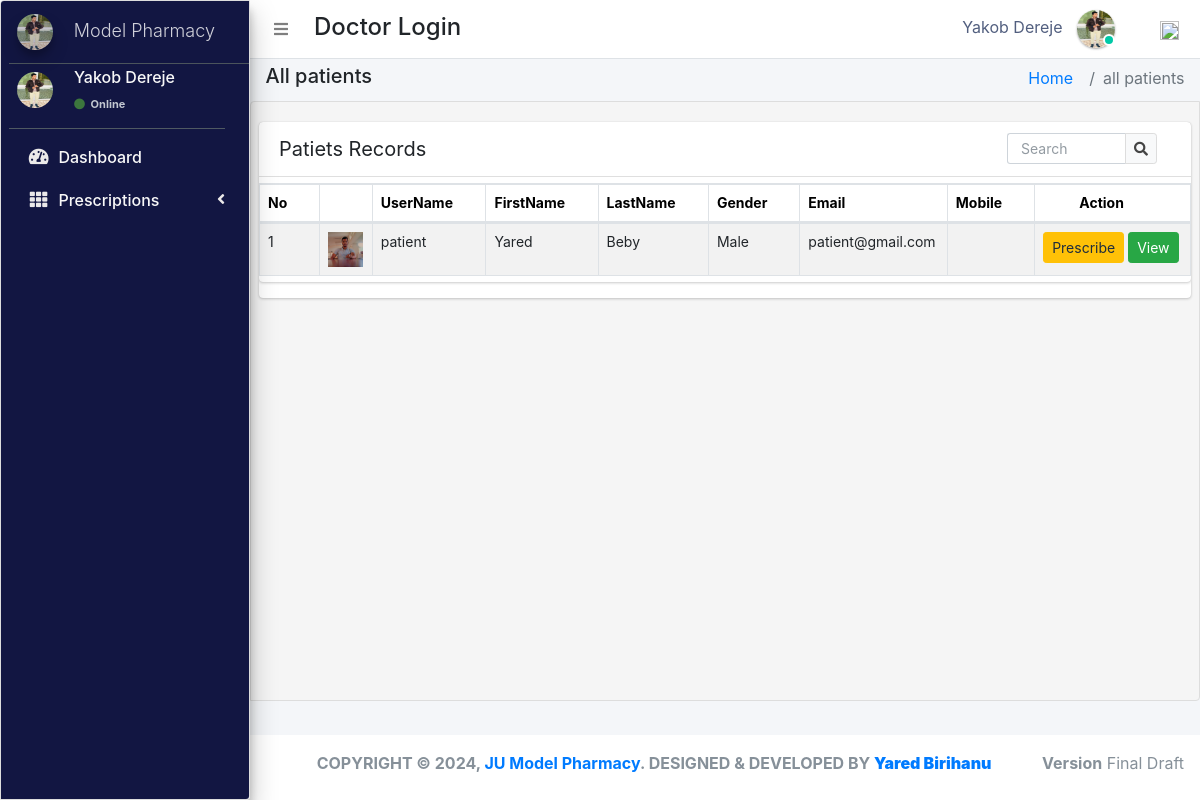
Screenshot of /manage_patients/ (signed in) with the database file from the repository.
### pharmacy/models.py (models this page shows, shortened)
class CustomUser(AbstractUser):
    user_type_data = ((1, "AdminHOD"), (2, "Pharmacist"), (3, "Doctor"), (4, "PharmacyClerk"),(5, "Patients"))
    user_type = models.CharField(default=1, choices=user_type_data, max_length=10)

class Doctor(models.Model):
    gender_category=(
        ('Male','Male'),
        ('Female','Female'),
    )
    admin = models.OneToOneField(CustomUser,null=True, on_delete = models.CASCADE)
    emp_no=models.CharField(max_length=100,null=True,blank=True)
    first_name=models.CharField(max_length=100,null=True, blank=True)
    last_name=models.CharField(max_length=100,null=True, blank=True)
    age = models.IntegerField(default=0, blank=True, null=True)
    gender=models.CharField(max_length=100,null=True,choices=gender_category)
    mobile=models.CharField(max_length=10,null=True,blank=True)
    address=models.CharField(max_length=300,null=True,blank=True)
    profile_pic=models.ImageField(default="doctor.png",null=True,blank=True)
    created_at = models.DateTimeField(auto_now_add=True)
    updated_at = models.DateTimeField(auto_now=True)
    objects = models.Manager()

class Patients(models.Model):
    gender_category=(
        ('Male','Male'),
        ('Female','Female'),
    )
    admin = models.OneToOneField(CustomUser,null=True, on_delete = models.CASCADE)
    reg_no=models.CharField(max_length=30,null=True,blank=True,unique=True)
    gender=models.CharField(max_length=7,null=True,blank=True,choices=gender_category)
    first_name=models.CharField(max_length=20,null=True,blank=True)
    last_name=models.CharField(max_length=20,null=True,blank=True)
    dob=models.DateTimeField(auto_now_add= False, auto_now=False,null=True,blank=True)
    phone_number=models.CharField(max_length=10,null=True,blank=True)
    profile_pic=models.ImageField(default="patient.jpg",null=True,blank=True)
    age = models.IntegerField(default=0, blank=True, null=True)
    address=models.CharField(max_length=300,null=True,blank=True)
    date_admitted=models.DateTimeField(auto_now_add=True, auto_now=False)
    last_updated = models.DateTimeField(auto_now_add=False, auto_now=True)

### pharmacy/DoctorViews.py (the view)
# urls.py: path('manage_patients/',DoctorViews.managePatients,name='manage_patient_doctor'),
def managePatients(request):
    patients=Patients.objects.all()
    context={
        "patients":patients,
    }
    return render(request,'doctor_templates/manage_patients.html',context)

### pharmacy/templates/doctor_templates/manage_patients.html (shortened to what this page needs)
{% extends 'doctor_templates/base_template.html'%} {% block page_title %}
<h5>All patients</h5>
{% endblock page_title %} {% block link %}
<li class="breadcrumb-item active">all patients </li>
{% endblock link %} {% block main_content %}
<section class="content">
    <div class="row">
        <div class="col-md-12">
            <div class="card card-primry  sc">
                <div class="card card-primar sc">
                    <div class="card-header">
                        <span>Patiets Records</span>
                        <div class="card-tools d-flex">
                            <form role="form" method="POST" action="" enctype="multipart/form-data" class="mr-4 mt-1">
                                <div class="input-group input-group-sm" style="width: 150px;">
                                    <input type="text" name="search" class="form-control float-right" placeholder="Search">
                                    <div class="input-group-append">
                                        <button type="submit" class="btn btn-default"><i class="fas fa-search"></i></button>
                                    </div>
                                </div>
                            </form>
                        </div>
                    </div>
                    <table class="table table-bordered table-hover dataTable">
                        <thead>
                            <tr>
                                <th>No</th>
                                <th></th>
                                <th>UserName</th>
                                <th>FirstName</th>
                                <th>LastName</th>
                                <th>Gender</th>
                                <th>Email</th>
                                <th>Mobile</th>
                                <th class="text-center">Action</th>
                            </tr>
                        </thead>
                        <tbody>
                            {% for patient in patients %}
                            <tr class="hov">
                                <td>{{forloop.counter}}</td>
                                <td> <img src="{{patient.profile_pic.url}}" class="" width="35" height="35" alt=""></td>
                                <td>{{patient.admin.username}}</td>
                                <td>{{patient.first_name}}</td>
                                <td>{{patient.last_name}}</td>
                                <td>{{patient.gender}}</td>
                                <td>{{patient.admin.email}}</td>
                                <td>{{patient.mobile}}</td>
                                <td><a href="{% url 'doctor_prescribe2' patient.id %}" class="btn btn-sm btn-warning">Prescribe</a>
                                    <a href="{% url 'patient_record_doctor' patient.id %}" class="btn btn-sm btn-success">View</a></td>
                            </tr>
                            {% endfor %}
                        </tbody>
                    </table>
                </div>
            </div>
        </div>
</section>
{% endblock %}

### pharmacy/templates/doctor_templates/base_template.html (shortened to what this page needs)
{% extends 'base_file.html' %} {% block htm %}
<body class="hold-transition sidebar-mini layout-fixed">
    <div class="wrapper">
        <nav class="main-header navbar navbar-expand navbar-white navbar-light">
            <ul class="navbar-nav">
                <li class="nav-item">
                    <a class="nav-link" data-widget="pushmenu" href="#" role="button"><i class="fas fa-bars"></i></a>
                </li>
            </ul>
            <h4 style="margin-left: 10px; margin-top: 5px;">Doctor Login </h4>
            <ul class="navbar-nav ml-auto">
                <li class="mx-3">
                    <a href="#" class="sm-submenu-with-image a">
                        <span>{{user.first_name}}  {{user.last_name}}</span>
                        <img src="{{request.user.doctor.profile_pic.url}}" class="img-circle elevation-1" width="38" height="38" alt="">
                        <span class="avatar-status avatar-sm-status avatar-status-success"></span>
                    </a>
                </li>
                <li class="nav-item dropdown ml-3 low">
                    <a href="#" class="btn btn-outlined btn-black text-muted bg-transparent " data-toggle="dropdown" aria-expanded="false" data-wow-delay="0.7s"><img src="https://img.icons8.com/ios/50/000000/settings.png" width="19" height="19">
                    </a>
                </li>
            </ul>
        </nav>
        {% include 'doctor_templates/sidebar.html'%}
        <div class="content-wrapper">
            <div class="content-header">
                <div class="container-fluid">
                    <div class="row ">
                        <div class="col-sm-6">
                            <h1 class="m-0 text-dark">
                                {% block page_title %} {% endblock page_title %}
                            </h1>
                        </div>
                        <div class="col-sm-6">
                            <ol class="breadcrumb float-sm-right">
                                <li class="breadcrumb-item"><a href="{% url 'doctor_home' %}">Home</a></li>
                                {% block link %} {% endblock link %}
                            </ol>
                        </div>
                    </div>
                </div>
            </div>
            {% block main_content %} {% endblock main_content %}
        </div>
        {% include 'hod_templates/footer.html'%}
    </div>
    {% endblock htm %}

### pharmacy/templates/doctor_templates/sidebar.html (shortened to what this page needs)
<aside class="main-sidebar sidebar-dark-primary elevation-4">
    <a href="" class="brand-link ml-2">
        <img src="{{request.user.doctor.profile_pic.url}}" alt="" width="36" height="36" class=" img-circle elevation-3" style="opacity: .8">
        <span class="brand-text font-weight-light mt-1 ml-3 mmust">Model Pharmacy</span>
    </a>
    <div class="sidebar">
        <div class="user-panel mr-3">
            <div class="pull-left image ml-2">
                <img src="{{request.user.doctor.profile_pic.url}}" width="36" height="36" class="img-circle mt-2" alt="User Image">
            </div>
            <div class="pull-left info">
                <p>{{user.first_name}} {{user.last_name}}</p>
                <a href="#"><i class="fa fa-circle text-success "></i> Online</a>
            </div>
        </div>
        <nav class="mt-2">
            <ul class="nav nav-pills nav-sidebar flex-column" data-widget="treeview" role="menu" data-accordion="false">
                <li class="nav-item">
                    <a href="{% url  'doctor_home' %}" class="nav-link">
                        <i class="nav-icon fas fa-tachometer-alt"></i>
                        <p>
                            Dashboard
                        </p>
                    </a>
                </li>
                <li class="nav-item">
                    <a href="#" class="nav-link">
                        <i class="nav-icon fas fa-th"></i>
                        <p>
                            Prescriptions
                            <i class="right fas fa-angle-left"></i>
                        </p>
                    </a>
                </li>
            </ul>
        </nav>
    </div>
</aside>

### static/css/main.css (style rules this page uses)
html { font-family: sans-serif; line-height: 1.15; -webkit-text-size-adjust: 100%; -webkit-tap-highlight-color: transparent; }
body { overflow-y: hidden; overflow-x: hidden; font-family: -apple-system, BlinkMacSystemFont, "Segoe UI", Roboto, "Helvetica Neue", Arial, "Noto Sans", sans-serif, "Apple Color Emoji", "Segoe UI Emoji", "Segoe UI Symbol", "Noto Color Emoji" !important; }
th { color: rgb(0, 0, 0); font-size: 14px !important; }
.content { background-color: #f5f5f5; border: 1px solid #dddddd; border-radius: 4px 0px 4px 0px; left: -1px; padding: 10px 7px 5px; }
.main-sidebar { background: #ffffff; border: 1px solid #dddddd; border-radius: 4px 0px 4px 0px; font-weight: bold; }
.content { height: 75vh; overflow-y: scroll; overflow-x: hidden; }
.sc { white-space: nowrap; display: block; overflow-x: hidden !important; }
.content .row { margin-top: 20px !important; }
.main-sidebar { background-color: #121642 !important; color: white !important; }
.main-sidebar p { color: #f8f8f8 !important; font-weight: 500 !important }
.main-sidebar i { color: rgb(235, 233, 233) !important; }
td { font-size: 14px !important; }
.hov { transition: transform .5s; }
.avatar-status { position: absolute; bottom: 12px; right: 75.4px; display: -ms-inline-flexbox; display: inline-flex; -ms-flex-negative: 0; flex-shrink: 0; -ms-flex-pack: center; justify-content: center; -ms-flex-align: center; align-items: center; white-space: nowrap; text-align: center; vertical-align: baseline; font-weight: 600; border: .125rem solid #fff; width: 12px; height: 12px; line-height: 1; font-size: .71094rem; border-radius: 50%; }
.avatar-status-success { color: #fff; background-color: #00c9a7; }
.card-header span { font-size: 20px !important; }
.table>tbody>tr>td, .table>tbody>tr>th, .table>tfoot>tr>td, .table>tfoot>tr>th, .table>thead>tr>td, .table>thead>tr>th { padding: 8px; line-height: 1.42857143; vertical-align: top; }
.pull-left { float: left; }
.pull-left { float: left!important; }
.user-panel>.info { padding: 5px 5px 5px 15px; line-height: 1; position: absolute; left: 55px; }
.user-panel>.info>p { font-weight: 600; margin-bottom: 9px; }
p { margin: 0 0 10px; }
.user-panel { padding-bottom: 20px; }
.user-panel:after { clear: both; }
.user-panel:before, .user-panel:after { content: " "; display: table; }
.user-panel>.info>a>.fa, .user-panel>.info>a>.ion, .user-panel>.info>a>.glyphicon { margin-right: 3px; }
.fa-circle { color: #3c763d !important; }
.user-panel i { color: #3c763d !important; }
.user-panel>.info>a { text-decoration: none; padding-right: 5px; margin-top: 3px; font-size: 11px; overflow: hidden; white-space: nowrap; }
.mmust { overflow: hidden; white-space: nowrap; font-size: 18px; }
.table { background: white !important; }
.container-fluid { width: 100%; padding-right: 15px; padding-left: 15px; margin-right: auto; margin-left: auto; }
.row { display: flex; flex-wrap: wrap; margin-right: -15px; margin-left: -15px; }
.d-flex { display: flex !important; z-index: 44; }
.d-flex { display: flex !important; }
input { text-indent: 5px !important; }
input::placeholder { text-indent: 5px !important; }
.table tbody tr:nth-of-type(odd) { background-color: rgba(0, 0, 0, .05) !important; }
.table tbody tr:nth-of-type(odd) { background-color: rgba(197, 197, 197, 0.05) !important; }
.img-circle { border-radius: 50%; }
.content-wrapper .content-header { padding: 5px 0.5rem !important; }

### static/css/profile.css (style rules this page uses)
li { list-style-type: none ! }
.form-control { font-size: .875rem; }
.input-group { transition: all .15s ease; border-radius: .375rem; box-shadow: none; }
.input-group .form-control { box-shadow: none; }
.input-group .form-control:not(:last-child) { padding-right: 0; border-right: 0; }
.navbar-nav span { color: #525f7f !important; margin-right: 10px !important; }
body { font-family: 'Rubik', sans-serif; height: 100% !important; }
input { text-indent: 5px !important; }
input::placeholder { text-indent: 5px !important; }
.table tbody tr:nth-of-type(odd) { background-color: rgba(0, 0, 0, .05) !important; }

### rows the page displays
CustomUser: first_name "Yakob", last_name "Dereje", user.doctor.profile_pic (picture)
Patients: profile_pic (picture), admin.username "patient", first_name "Yared", last_name "Beby", gender "Male", admin.email "patient@gmail.com"
